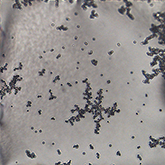
#> input picture example/model/FD_calculate/service/output.png, 165 x 165 px, found by its file name
$ python fd.py
#> lines starting #> are read from the running program, lines starting #| are printed output that depends on the picture; after the words box and inside, x2 and y2 are one past the last pixel; in counts of white or black regions, pixels touching at a corner belong together
from sklearn.linear_model import LinearRegression
import matplotlib.image as mpimg
import matplotlib.pyplot as plt
import matplotlib.patches as patches
import numpy as np
import os
import cv2
import sys
from collections import Counter
import math
from PIL import Image
from scipy.stats import linregress
from sklearn import metrics
import pyomo
from pyomo.environ import ConcreteModel, Var, Binary, Objective, ConstraintList, minimize, SolverFactory
from pyomo.environ import *

# solver_path = 'D:\\cbc\\bin\\cbc.exe'
# solver = SolverFactory('cbc', executable=solver_path)

# img = np.array(mpimg.imread(os.path.join(
#     "C:/Users/zhao xianmin/Desktop/way/output.png")))

img_path = "C:/Users/zhao xianmin/Desktop/way/output.png"
img = mpimg.imread(img_path)
#> img is the input picture: shape (165, 165, 3) float32; mean R, G, B 0.593, 0.576, 0.57
if img.shape != (165, 165, 3):
    img = cv2.resize(img, (165, 165))

# 03 convert image into gray scale

def rgbgray(rgb):
    r = rgb[:, :, 0]
    g = rgb[:, :, 1]
    b = rgb[:, :, 2]
    gray = 0.2989 * r + 0.5870 * g + 0.1140 * b
    return gray


gray_img = rgbgray(np.copy(img))
# 04 plot a histrogram to pick a threshold

t = 0.4
maximum = 1
cv2.threshold(gray_img, t, maximum, cv2.THRESH_BINARY)
len(cv2.threshold(gray_img, t, maximum, cv2.THRESH_BINARY)) == 2
ret, thresh = cv2.threshold(gray_img, t, maximum, cv2.THRESH_BINARY)
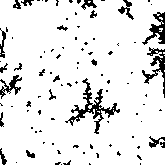
#> thresh: shape (165, 165) float32; values 0 (black) and 1 (white), 90.3% white; black in thin lines or dots
#> ret = 0.4
# 05 compare input colorful and output binary images

# 06 remove 4 sides
ima = np.copy(thresh)
xu = ima.shape[1]//2
#> xu = 82
Yu = 0
for yu in range(ima.shape[0]):
    if ima[yu, xu] > 0:
        Yu = yu
        break
for yu in range(Yu-18, Yu+58):  # down&UP
    for xu in range(ima.shape[1]):
        ima[yu, xu] = 0
#> ima: shape (165, 165) float32; values 0 (black) and 1 (white), 48.5% white; 13 white regions (11 under 20 px), largest, box (x1, y1, x2, y2) and area: (0, 58, 165, 147) 13142, (156, 139, 165, 147) 33

imb = np.copy(ima)
yl = imb.shape[0]//2
#> yl = 82
Xl = 0
for xl in range(imb.shape[1]):
    if imb[yl, xl] > 0:
        Xl = xl
        break
for xl in range(Xl-20, Xl+40):  # right&LEFT
    for yl in range(imb.shape[0]):
        imb[yl, xl] = 0
#> imb: shape (165, 165) float32; values 0 (black) and 1 (white), 31.3% white; 5 white regions (4 under 20 px), largest, box (x1, y1, x2, y2) and area: (40, 58, 145, 147) 8509

imc = np.copy(imb)
xb = imc.shape[1]//2
#> xb = 82
Yb = imc.shape[0] - 1
#> Yb = 164
for yb in range(imc.shape[0]-1, 0-1, -1):
    if imc[yb, xb] > 0:
        Yb = yb
        break
for yb in range(Yb-5, Yb+5):  # down
    for xb in range(imc.shape[1]):
        imc[yb, xb] = 0
#> imc: shape (165, 165) float32; values 0 (black) and 1 (white), 29.1% white; 5 white regions (4 under 20 px), largest, box (x1, y1, x2, y2) and area: (40, 58, 145, 141) 7909

imd = np.copy(imc)
yr = imd.shape[0]//2
#> yr = 82
Xr = imd.shape[1] - 1
#> Xr = 164
for xr in range(imd.shape[1]-1, 0-1, -1):
    if imd[yr, xr] > 0:
        Xr = xr
        break
for xr in range(Xr-5, Xr+5):
    for yr in range(imd.shape[0]):
        imd[yr, xr] = 0
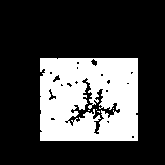
#> imd: shape (165, 165) float32; values 0 (black) and 1 (white), 27% white; 5 white regions (4 under 20 px), largest, box (x1, y1, x2, y2) and area: (40, 58, 138, 141) 7345

# 07 extract perimeters of each region


def boundary(img):
    im = np.copy(img)
    for y in range(img.shape[0]-1):
        for x in range(img.shape[1]-1):
            # 255 white
            # 128 gray
            # 0 black
            if im[y, x] > 0:  # not black
                # if (y == 0) or (x ==0) or (y == img.shape[0]-1) or (x == img.shape[1]-1): #on the square boundary
                # im[y,x] = 255 # white
                # surrounded by nonblack pixels just like itself
                if (im[y+1, x] > 0 and im[y-1, x] > 0 and im[y, x-1] > 0 and im[y, x+1] > 0):
                    im[y, x] = 128  # gray
                else:  # surrounded by at least one black pixel
                    im[y, x] = 255  # white
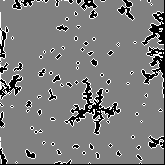
#> im: shape (165, 165) float32; min 0, max 255, mean 124.4
    return im


im = boundary(thresh)
ime = boundary(imd)

# 08 remove interiors
arr = np.copy(ime)
for y in range(arr.shape[0]):
    for x in range(arr.shape[1]):
        if arr[y, x] == 128:
            arr[y, x] = 0
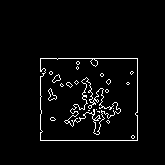
#> arr: shape (165, 165) float32; 3.5% white in thin lines or dots, all inside (x1, y1, x2, y2) = (40, 58, 138, 141)

# 09 set different labels to bright pixels


def setlabel(y, x, current_label, img, labels):
    h = img.shape[0]
    w = img.shape[1]
    if y < 1 or y > h - 1 or x < 1 or x > w - 1:
        return  # function ends
    labels[y, x] = current_label
    if y < h-1 and img[y+1, x] > 0 and labels[y+1, x] == 0:
        setlabel(y+1, x, current_label, img, labels)
    if y < h-1 and img[y-1, x] > 0 and labels[y-1, x] == 0:
        setlabel(y-1, x, current_label, img, labels)
    if x < w-1 and img[y, x+1] > 0 and labels[y, x+1] == 0:
        setlabel(y, x+1, current_label, img, labels)
    if x < w-1 and img[y, x-1] > 0 and labels[y, x-1] == 0:
        setlabel(y, x-1, current_label, img, labels)
    if img[y+1, x+1] > 0 and labels[y+1, x+1] == 0:
        setlabel(y+1, x+1, current_label, img, labels)
    if img[y+1, x-1] > 0 and labels[y+1, x-1] == 0:
        setlabel(y+1, x-1, current_label, img, labels)
    if img[y-1, x+1] > 0 and labels[y-1, x+1] == 0:
        setlabel(y-1, x+1, current_label, img, labels)
    if img[y-1, x-1] > 0 and labels[y-1, x-1] == 0:
        setlabel(y-1, x-1, current_label, img, labels)


def cclabel(img):
    current_label = 1
    labels = np.zeros(shape=img.shape)
    for y in range(2, img.shape[0]-2):
        for x in range(2, img.shape[1]-2):
            # pixel is not black and not re-labelled to 1,2,3,....
            if img[y, x] > 0 and labels[y, x] == 0:
                setlabel(y, x, current_label, img, labels)
                current_label += 1
#> after the loop, current_label = 23
                # print(current_label)
    return labels


im2 = cclabel(arr)  # arr = ime = boundary(imd)

# 10 Count pixels
# Counter() => count of each element
cc_p = Counter()

# copy the image to arr2
arr2 = np.copy(im2)  # labeled
# find the sizes of different connected components
for y in range(arr2.shape[0]):
    for x in range(arr2.shape[1]):
        #
        if arr2[y, x] in cc_p.keys():  # if a pixel
            cc_p[arr2[y, x]] += 1
        #
        else:
            cc_p[arr2[y, x]] = 1
num = len(cc_p) - 1
#> num = 22
# print(num)

# remove 0, the background label
cc_p.pop(0, None)
# loop through the labels and increase their intensities
cc_labels = [key for key in cc_p.keys()]
for y in range(arr2.shape[0]):
    for x in range(arr2.shape[1]):
        if arr2[y, x] in cc_labels:
            arr2[y, x] += (255-num)
#> arr2: shape (165, 165) float64; min 0, max 255, mean 8.4

# loop through the image again and increase the contrast between neighboring components
for y in range(arr2.shape[0]):
    for x in range(arr2.shape[1]):
        if arr2[y, x] % 2 == 0:
            arr2[y, x] /= 2
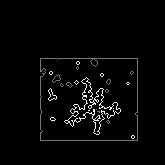
#> arr2: shape (165, 165) float64; min 0, max 255, mean 6.3
# plt.subplots(1, 5, figsize=(20, 20))
# plt.subplot(1, 5, 1), plt.imshow(imd, "gray"), plt.title(
#     "Square boundaries removed"), plt.xticks([]), plt.yticks([])
# plt.subplot(1, 5, 2), plt.imshow(ime, "gray"), plt.title(
#     "Perimeters extracted"), plt.xticks([]), plt.yticks([])
# plt.subplot(1, 5, 3), plt.imshow(arr, "gray"), plt.title(
#     "Interiors removed"), plt.xticks([]), plt.yticks([])
# plt.subplot(1, 5, 4), plt.imshow(im2, "gray"), plt.title(
#     "Perimeters labeled"), plt.xticks([]), plt.yticks([])
# plt.subplot(1, 5, 5), plt.imshow(arr2, "gray"), plt.title(
#     "Pixels counted"), plt.xticks([]), plt.yticks([])

# 11 Determine top 3 perimeters
cc_p
cc_p.most_common(3)
# pick count index 35, 12, and 26 with largest perimeters
data_list = list(arr2.flatten())
#> data_list = 27225 items
counts = Counter(data_list)
#> counts = 23 items
counts.most_common(4)[1]  # 3 top most common
# Keep largest Domain
most_common = counts.most_common(3+1)
#> most_common = [(0, 26267), (241, 392), (117, 390), (247, 31)]
extract_largest_domain1 = np.copy(arr2)
for y in range(arr2.shape[0]-1):
    for x in range(arr2.shape[1]-1):
        if extract_largest_domain1[y, x] != most_common[1][0]:
            extract_largest_domain1[y, x] = 0
#> extract_largest_domain1: shape (165, 165) float64; values 0 (black) and 241 (white), 1.4% white in thin lines or dots, all inside (x1, y1, x2, y2) = (64, 77, 121, 135)

extract_largest_domain2 = np.copy(arr2)
for y in range(arr2.shape[0]):
    for x in range(arr2.shape[1]-1):
        if extract_largest_domain2[y, x] != most_common[2][0]:
            extract_largest_domain2[y, x] = 0

extract_largest_domain3 = np.copy(arr2)
for y in range(arr2.shape[0]-1):
    for x in range(arr2.shape[1]-1):
        if extract_largest_domain3[y, x] != most_common[3][0]:
            extract_largest_domain3[y, x] = 0
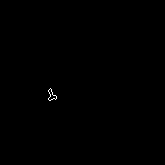
#> extract_largest_domain3: shape (165, 165) float64; values 0 (black) and 247 (white), 0.11% white in thin lines or dots, all inside (x1, y1, x2, y2) = (48, 88, 57, 101)

# Box Counting Heuristic 1


def opt_fun(boxsizes):

    boxcounts = np.array(boxsizes.shape)
    boxcounts = []
    counts = []
    px = []
    py = []
    for k in boxsizes:
        model = ConcreteModel()
        model.Y = Var(range(165), range(165), within=Binary, initialize=0)
        model.obj = Objective(
            expr=sum(model.Y[i, j]for i in range(165) for j in range(165)), sense=minimize)
        model.c = ConstraintList()
        for i in range(ylb, yub+1):
            for j in range(xlb, xub+1):
                if extract_largest_domain1[i, j] > 0:
                    model.c.add(sum(model.Y[m, n] for m in range(
                        i-k+1, i+1) for n in range(j-k+1, j+1)) >= 1)
        solver = SolverFactory('cbc')
        solver.solve(model)
        #m = k//2 - 1
        #boxcounts[m] = model.obj()
        obj = model.obj()
        #print("Box Size :", k, "Objective :", model.obj())
        counts.append(obj)
        indexref = 0
        jlist = []
        ilist = []
        for i in range(165):
            for j in range(165):
                # if model.Y[i, j] == 1:
                #print("Box Position",i,j)
                jlist.append(j)
                ilist.append(i)
        px.append(jlist)
        py.append(ilist)
    return px, py, counts


def make_plots(px, py, boxsizes):
    for i in range(len(px)):
        im = np.array(
            extract_largest_domain1[ylb-1:yub+2, xlb-1:xub+2], dtype=np.uint8)
        fig, ax = plt.subplots(1)
        ax.imshow(im, "gray")
        for j in range(len(px[i])):
            square = patches.Rectangle((px[i][j]-(xlb-1)-0.5, py[i][j]-(
                ylb-1)-0.5), boxsizes[i], boxsizes[i], linewidth=3, edgecolor='r', facecolor='none')
            ax.add_patch(square)
        plt.show()


def plot_FD(boxsize, boxcounts):
    x = np.log10(boxsize)
    y = np.log10(boxcounts)

    # print("log(boxsize): ", x)
    # print("log(boxcounts): ", y)

    slope, intercept, r_value, p_value, std_err = linregress(x, y)
    y_pred = slope*np.asarray(x) + intercept
    mse = metrics.mean_squared_error(y, y_pred)
    csfont = {'fontname': 'Times New Roman'}
    plt.title("FD= {:.2f} with MSE ={:.2E}".format(
        abs(slope), mse), **csfont, fontsize=18)
    plt.xlabel('log(box size)', fontsize=16)
    plt.ylabel('log(box count)', fontsize=16)
    plt.scatter(x, y)
    plt.rcParams["font.family"] = "Times New Roman"
    plt.plot(x, y_pred, "r")
    plt.savefig('ConfM1.png', dpi=1200, bbox_inches='tight')


def evaluate(boxsizes):
    px, py, counts = opt_fun(boxsizes)
    # print("box sizes", boxsizes)
    # print("box counts", counts)
    # make_plots(px, py, boxsizes)
    plot_FD(boxsizes, counts)


def evaluate1(boxsizes):
    px, py, counts = opt_fun(boxsizes)
    # print("box sizes", boxsizes)
    # print("box counts", counts)
    plot_FD(boxsizes, counts)


def boxcountn(img, n):
    count = 0
    for y in range((arr2.shape[0])//n):
        for x in range((arr2.shape[1])//n):
            current_count = 0
            for i in range(n):
                for j in range(n):
                    if img[y*n+i, x*n+j] > 0:
                        current_count += 1
            if current_count != 0:
                count += 1
                # break
    return count


average = np.array([0, 0, 0, 0])
logboxcounts = np.array([0.001, 0.001, 0.001, 0.001])
for i in range(1, 5):
    n = 2*i
    average[i-1] = (boxcountn(extract_largest_domain1, 2*i)+boxcountn(
        extract_largest_domain2, 2*i)+boxcountn(extract_largest_domain3, 2*i))/3
    #print("box size is:", 2*i, "average box count is:", average[i-1])
    #print("log box size is:",  math.log(2*i,10), "log average box count is", math.log(average[i-1],10))
    logboxcounts[i-1] = math.log(average[i-1], 10)
#> after the loop, average = [150, 67, 42, 27]; logboxcounts = [2.18, 1.83, 1.62, 1.43]
# print(average)
# print(boxcountn(extract_largest_domain3, 2))
x = np.array([0.301029996, 0.602059991, 0.77815125,
              0.903089987]).reshape((-1, 1))
y = logboxcounts
#> y = [2.18, 1.83, 1.62, 1.43]
model = LinearRegression()
model.fit(x, y)
model = LinearRegression().fit(x, y)
# print(y, 'slope:', model.coef_)
# D = print(-model.coef_)
# D

y1 = 0  # top left
x1 = 0
for y in range(arr2.shape[0]-1):
    for x in range(arr2.shape[1]-1):
        if extract_largest_domain1[y, x] != 0:
            y1 = y

for x in range(arr2.shape[1]-1):
    for y in range(arr2.shape[0]-1):
        if extract_largest_domain1[y, x] != 0:
            x1 = x
xub = x1
yub = y1
y4 = 0
x4 = 0
ynew = [y for y in range(arr2.shape[0]-1)]
#> ynew = 164 values from 0 to 163
ynew.reverse()  # Bottom-up approach
xnew = [x for x in range(arr2.shape[1]-1)]
#> xnew = 164 values from 0 to 163
xnew.reverse()  # Bottom-up approach
for y in ynew:
    for x in xnew:
        if extract_largest_domain1[y, x] != 0:
            y4 = y
for x in xnew:
    for y in ynew:
        if extract_largest_domain1[y, x] != 0:
            x4 = x
xlb = x4
ylb = y4
intrest = np.copy(extract_largest_domain1)

for yi in range(y4, y1+1):
    for xj in range(x4, x1+1):
        intrest[yi, xj] = 5
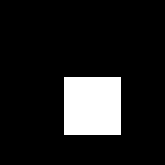
#> intrest: shape (165, 165) float64; values 0 (black) and 5 (white), 12.1% white; 1 white region, box (x1, y1, x2, y2) and area: (64, 77, 121, 135) 3306


comb1 = np.array([2, 4, 6, 8, 10])

evaluate(comb1)
#> after the loop in opt_fun, `for k in boxsizes:`: counts = []
#> (the call stopped at in opt_fun, `model = ConcreteModel()`: pyomo is not available in this run)


def out():
    comb1 = np.array([2, 4, 6, 8, 10])

    evaluate(comb1)
    # return 10
